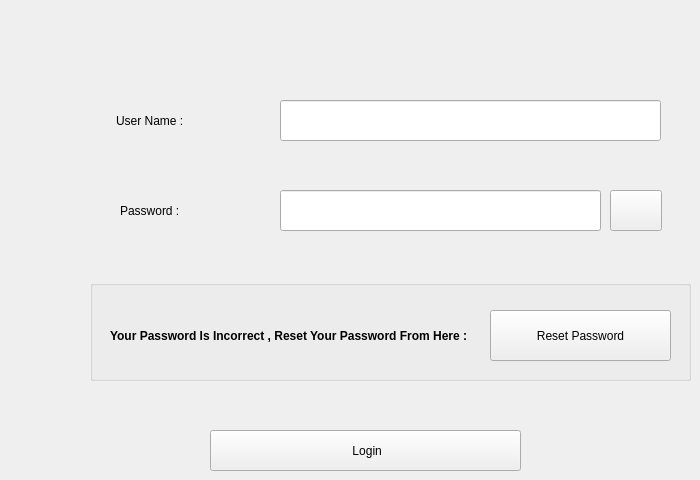
    <widget class="QWidget" name="tab_22">
     <attribute name="title">
      <string>Page</string>
     </attribute>
     <widget class="QLineEdit" name="lineEdit_45">
      <property name="geometry">
       <rect>
        <x>280</x>
        <y>100</y>
        <width>381</width>
        <height>41</height>
       </rect>
      </property>
     </widget>
     <widget class="QLineEdit" name="lineEdit_47">
      <property name="geometry">
       <rect>
        <x>280</x>
        <y>190</y>
        <width>321</width>
        <height>41</height>
       </rect>
      </property>
      <property name="echoMode">
       <enum>QLineEdit::Password</enum>
      </property>
     </widget>
     <widget class="QPushButton" name="pushButton_38">
      <property name="geometry">
       <rect>
        <x>210</x>
        <y>430</y>
        <width>311</width>
        <height>41</height>
       </rect>
      </property>
      <property name="cursor">
       <cursorShape>PointingHandCursor</cursorShape>
      </property>
      <property name="text">
       <string> Login</string>
      </property>
      <property name="icon">
       <iconset resource="icons.qrc">
        <normaloff>:/icons/login.png</normaloff>:/icons/login.png</iconset>
      </property>
      <property name="iconSize">
       <size>
        <width>20</width>
        <height>20</height>
       </size>
      </property>
     </widget>
     <widget class="QLabel" name="label_16">
      <property name="geometry">
       <rect>
        <x>116</x>
        <y>100</y>
        <width>111</width>
        <height>41</height>
       </rect>
      </property>
      <property name="text">
       <string>User Name :</string>
      </property>
     </widget>
     <widget class="QLabel" name="label_26">
      <property name="geometry">
       <rect>
        <x>120</x>
        <y>190</y>
        <width>111</width>
        <height>41</height>
       </rect>
      </property>
      <property name="text">
       <string>Password :</string>
      </property>
     </widget>
     <widget class="QGroupBox" name="groupBox_6">
      <property name="geometry">
       <rect>
        <x>90</x>
        <y>280</y>
        <width>601</width>
        <height>101</height>
       </rect>
      </property>
      <property name="title">
       <string/>
      </property>
      <widget class="QLabel" name="label_27">
       <property name="geometry">
        <rect>
         <x>20</x>
         <y>30</y>
         <width>391</width>
         <height>51</height>
        </rect>
       </property>
       <property name="font">
        <font>
         <pointsize>9</pointsize>
         <weight>75</weight>
         <bold>true</bold>
        </font>
       </property>
       <property name="text">
        <string>Your Password Is Incorrect , Reset Your Password From Here : </string>
       </property>
      </widget>
      <widget class="QPushButton" name="pushButton_41">
       <property name="geometry">
        <rect>
         <x>400</x>
         <y>30</y>
         <width>181</width>
         <height>51</height>
        </rect>
       </property>
       <property name="cursor">
        <cursorShape>PointingHandCursor</cursorShape>
       </property>
       <property name="text">
        <string>Reset Password</string>
       </property>
       <property name="icon">
        <iconset resource="icons.qrc">
         <normaloff>:/icons/edit.png</normaloff>:/icons/edit.png</iconset>
       </property>
       <property name="iconSize">
        <size>
         <width>20</width>
         <height>20</height>
        </size>
       </property>
      </widget>
     </widget>
     <widget class="QPushButton" name="pushButton_43">
      <property name="geometry">
       <rect>
        <x>610</x>
        <y>190</y>
        <width>52</width>
        <height>41</height>
       </rect>
      </property>
      <property name="cursor">
       <cursorShape>PointingHandCursor</cursorShape>
      </property>
      <property name="text">
       <string/>
      </property>
      <property name="icon">
       <iconset resource="icons.qrc">
        <normaloff>:/icons/eye.png</normaloff>:/icons/eye.png</iconset>
      </property>
     </widget>
    </widget>
